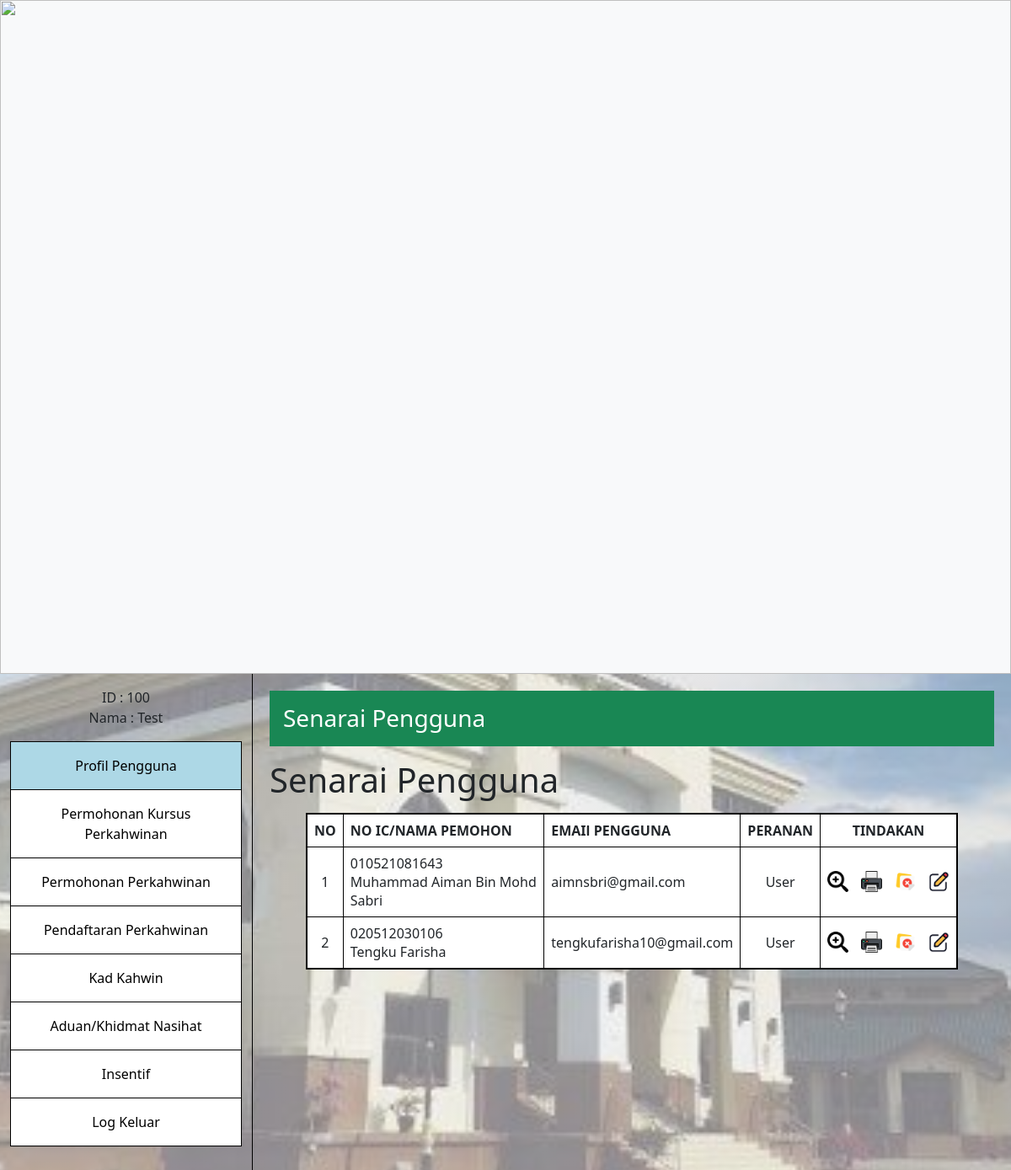
Screenshot of /App/ManageUser/profilepengguna.php (signed in) with the database file from the repository.
### tables this page shows
CREATE TABLE `user` (
  `id` int(11) NOT NULL,
  `icnum` varchar(255) NOT NULL,
  `email` varchar(255) NOT NULL,
  `name` varchar(255) NOT NULL,
  `gender` varchar(255) NOT NULL,
  `phonenum` varchar(255) NOT NULL,
  `address` varchar(100) NOT NULL,
  `password` varchar(255) NOT NULL
);

### BusinessServices/Model/db.php (called while the page is built, shortened)
<?php
class Connection {
    public function __construct() {
        $this->servername = "localhost";
        $this->username = "root";
        $this->password = "";
        $this->database = "emunakahat";
    }
}

### BusinessServices/Model/MANAGEUSERMODEL/staff.php (called while the page is built, shortened)
<?php
require_once __DIR__ . '/../../MODEL/db.php';
class staff extends Connection {
    public function getAllUsers()
    {
        $connection = $this->getConnection();
        $query = "SELECT * FROM user";
        $result = mysqli_query($connection, $query);
        $users = array();
        if (mysqli_num_rows($result) > 0) {
            while ($row = mysqli_fetch_assoc($result)) {
                $users[] = $row;
            }
        }
        return $users;
    }
}
?>

### BusinessServices/controllers/MANAGEUSERCONTROLLER/profilepenggunaController.php (called while the page is built)
<?php
require_once 'C:\xampp\htdocs\ezkahwin\BusinessServices\Model\MANAGEUSERMODEL\staff.php';
class allUserData extends staff
{
    public function getUsersData()
    {
        $dataUser = new staff();
        $dataUserResult = $dataUser->getAllUsers();
        return $dataUserResult;
    }
}

### App/ManageUser/profilepengguna.php (the view, shortened to what this page needs)
<?php
include('../../BusinessServices/Model/db.php');
require_once 'C:\xampp\htdocs\ezkahwin\BusinessServices\controllers\MANAGEUSERCONTROLLER\profilepenggunaController.php';
$userData = new allUserData();
$users = $userData->getUsersData();
?>
<head>
    <link rel="stylesheet" href="https://cdn.jsdelivr.net/npm/bootstrap@5.3.0/dist/css/bootstrap.min.css">
    <link rel="stylesheet" href="https://cdnjs.cloudflare.com/ajax/libs/font-awesome/5.15.4/css/all.min.css">
    <link rel="stylesheet" href="../../../ezkahwin/public/css/styles.css">
</head>
<body>
    <?php include "../Component/header.php"; ?>
    <div class="container-fluid">
        <div class="row">
            <?php
            include "../Component/sidebarStaff.php";
            ?>
            <div class="col-md-9 content">
                <div class="content-title bg-success text-white p-3">
                    <h1 class="h3 m-0">Senarai Pengguna</h1>
                </div>
                <div class="contentBox mt-3">
                    <div class="desc">
                        <section class="edit-profile-body">
                            <h1>Senarai Pengguna</h1>
                            <table class="table-custom">
                                <thead>
                                    <tr>
                                        <th>
                                            NO
                                        </th>
                                        <th class="text-start">
                                            NO IC/NAMA PEMOHON
                                        </th>
                                        <th class="text-start">
                                            EMAIl PENGGUNA
                                        </th>
                                        <th>
                                            PERANAN
                                        </th>
                                        <th>
                                            TINDAKAN
                                        </th>
                                    </tr>
                                </thead>
                                <tbody>
                                    <?php
                                    if (!empty($users)) {
                                        $count = 1;
                                        foreach ($users as $user) {
                                            echo '<tr>
                                                    <td>' . $count . '</td>
                                                    <td class="text-start">
                                                        <p>' . $user["icnum"] . '</p>
                                                        <p>' . $user["name"] . '</p>
                                                    </td>
                                                    <td class="text-start">' . $user["email"] . '</td>
                                                    <td>User</td>
                                                    <td>
                                                        <div class="action">
                                                            <a class="item">
                                                                <img src="../../../ezkahwin/public/Images/view.png" />
                                                            </a>
                                                            <a class="item">
                                                                <img src="../../../ezkahwin/public/Images/print.png" />
                                                            </a>
                                                            <a class="item" href="../../../ezkahwin/index.php?did=' . $user["id"] . '" onclick="return confirm(\'Are you sure to delete data?\');">
                                                                <img src="../../../ezkahwin/public/Images/delete.png"  />
                                                            </a>
                                                            <a class="item" href="editpengguna.php?eid=' . $user["id"] . '">
                                                                <img src="../../../ezkahwin/public/Images/edit.png" />
                                                            </a>
                                                        </div>
                                                    </td>
                                                </tr>';
                                            $count++;
                                        }
                                    } else {
                                        echo "<tr><td colspan='5'>No Data</td></tr>";
                                    }
                                    ?>
                                </tbody>
                            </table>
                        </section>
                    </div>
                </div>
            </div>
        </div>
    </div>
</body>
</html>

### public/css/styles.css (style rules this page uses)
body { background: linear-gradient(rgba(255, 255, 255, 0.5), rgba(255, 255, 255, 0.5)), url("../Images/background.jpg"); background-size: cover; background-repeat: no-repeat; background-position: center; }
.content { padding: 20px; background-color: transparent; }
.content-title { background-color: blue; color: white; padding: 10px; }

### App/ManageUser/profilepengguna.php (style rules this page uses)
table, th, td { background-color: white; border-collapse: collapse; border: 2px solid #000000; padding: 0.5em; text-align: center; margin-left: auto; margin-right: auto; }
.action { display: flex; align-items: center; justify-content: center; gap: 15px; }
.action .item { text-decoration: none; cursor: pointer; }
.action .item img { width: 25px; }
.table-custom { width: 90%; margin-top: 15px; margin-bottom: 15px; }
.table-custom p { margin: 0px; }
.table-custom td, .table-custom th { border: 1px solid #000; }

### rows the page displays
user: icnum "010521081643", name "Muhammad Aiman Bin Mohd Sabri", email "aimnsbri@gmail.com"
user: icnum "020512030106", name "Tengku Farisha", email "tengkufarisha10@gmail.com"

### other values shown
$icnum "100"
$name "Test"
